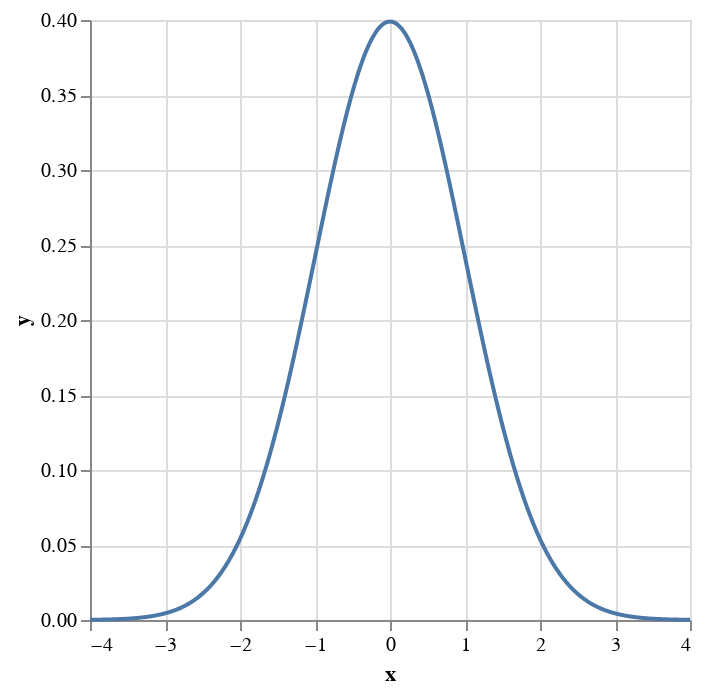

This figure's notebook cell:
### Markdown cell above
## Representing probability distribution functions using mathematics 

The normal distribution is a continuous probability distribution for a real-valued random variable. The normal distribution is parameterized by two parameters: the mean $\mu$ and the standard deviation $\sigma$. The mean $\mu$ determines the location of the center of the distribution, and the standard deviation $\sigma$ determines the width of the distribution. The normal distribution is symmetric about the mean $\mu$. The normal distribution is also called a Gaussian distribution.

The probability density function (PDF) of a normal distribution is given by the following equation:

$$f(x) = \frac{1}{\sigma \sqrt{2 \pi}} e^{-\frac{1}{2} \left(\frac{x - \mu}{\sigma}\right)^2}$$

The PDF of a normal distribution is a bell-shaped curve. The PDF of a normal distribution is always positive. The PDF of a normal distribution is symmetric about the mean $\mu$. The PDF of a normal distribution has a maximum value at the mean $\mu$. The PDF of a normal distribution approaches zero as $x$ approaches positive or negative infinity.

This can be visualized using altair and python:

### Code cell
import numpy as np
import pandas as pd
import altair as alt
from scipy.stats import norm

# define the mean and standard deviation
mu = 0
sigma = 1

# create a range of x-values
x_values = np.linspace(mu - 4*sigma, mu + 4*sigma, 1000)

# calculate the corresponding y-values
y_values = norm.pdf(x_values, mu, sigma)

# create a dataframe
df = pd.DataFrame({'x': x_values, 'y': y_values})

# create the altair chart
chart = alt.Chart(df).mark_line().encode(
    x='x',
    y='y'
)

# display the chart
chart

### Figure 1 — Vega-Lite specification as saved in the notebook (floating-point values rounded to 4 significant figures; data arrays with more than 128 entries replaced by an {"elided": "..."} marker saying what was removed)
{"config": {"view": {"continuousWidth": 300, "continuousHeight": 300}}, "data": {"name": "data-db34784078a9fd62eb85d128de5e2aea"}, "mark": {"type": "line"}, "encoding": {"x": {"field": "x", "type": "quantitative"}, "y": {"field": "y", "type": "quantitative"}}, "$schema": "https://vega.github.io/schema/vega-lite/v5.8.0.json", "datasets": {"data-db34784078a9fd62eb85d128de5e2aea": {"elided": "1000 records"}}}
